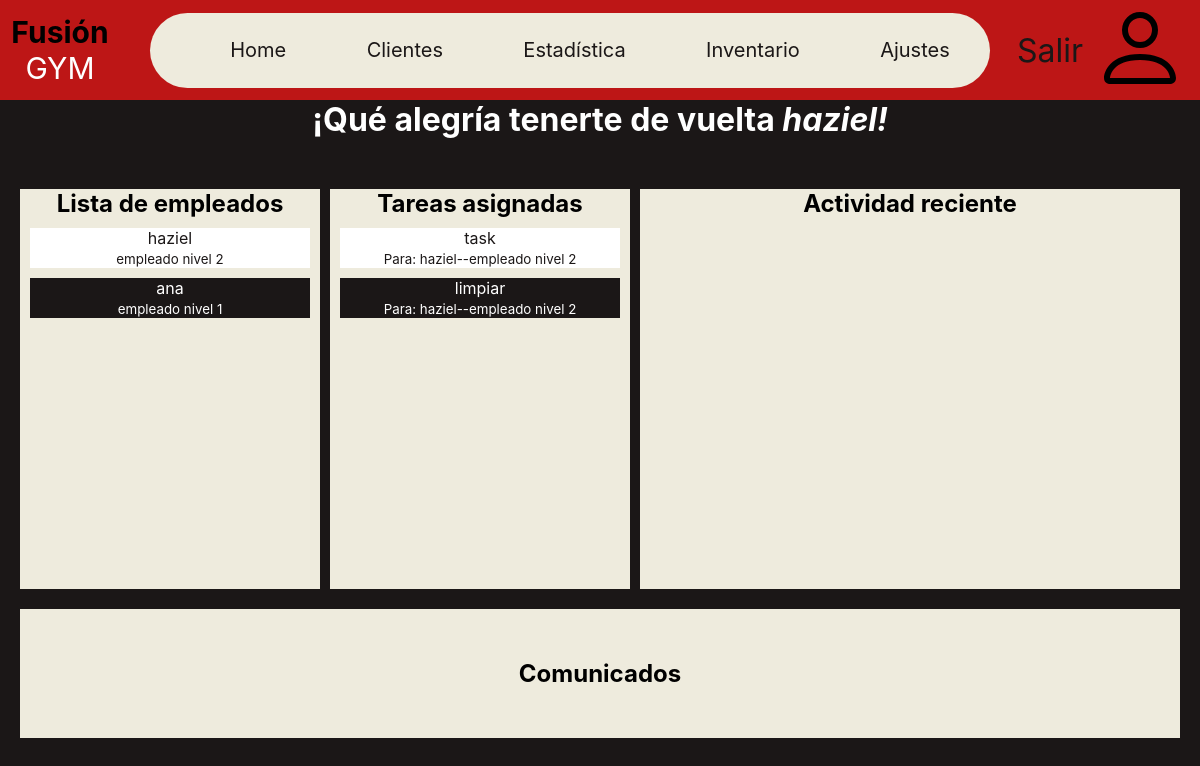
Before: /personal (signed in) with the older database file.
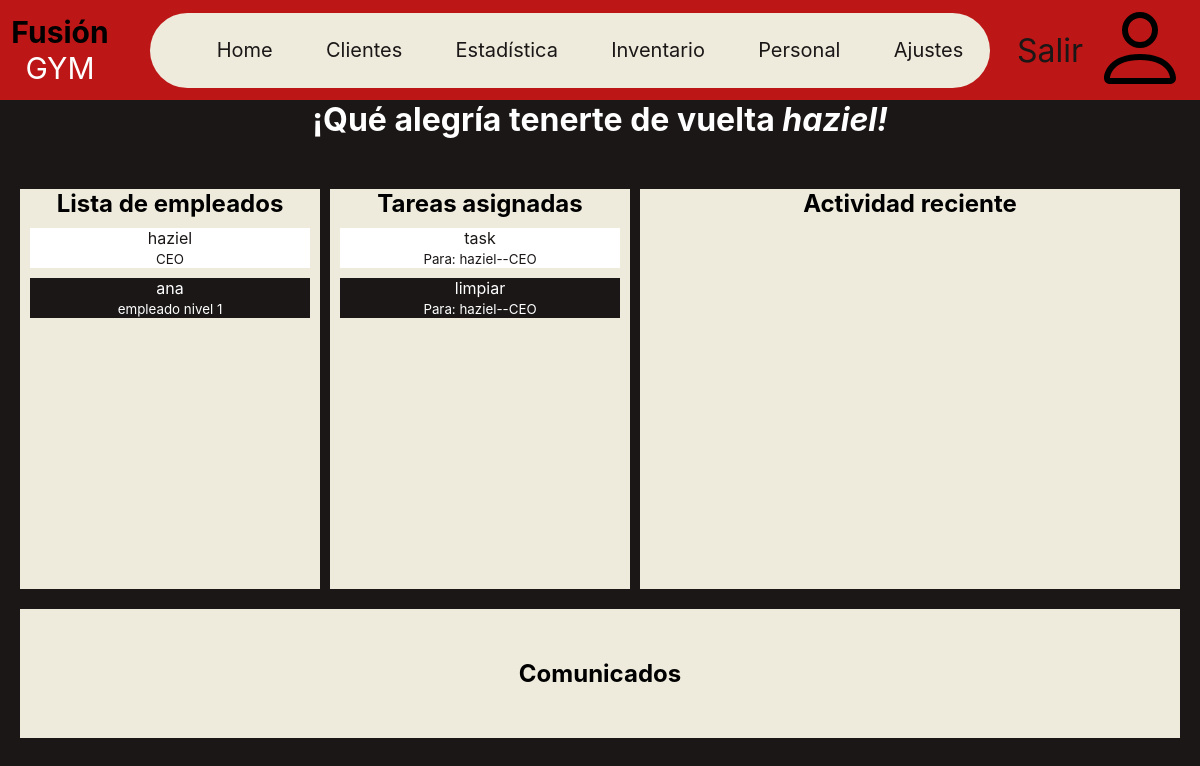
After: the same page with the newer database file.
### base/models.py (models this page shows, shortened)
class Staff(AbstractUser):
    username = models.CharField(max_length=200, default="", unique=True)
    RANKS = (
        'CEO', 'segundo al mando',
        'empleado nivel 1', 'empleado nivel 2')
    ranks_readable = tuple(zip(RANKS, RANKS))
    rank = models.CharField(
        max_length=50, choices=ranks_readable, default=RANKS[-1])
    def __str__(self):
        return f'{self.username}--{self.rank}'

class Task(models.Model):
    name = models.CharField(max_length=50)
    description = models.TextField(default='', blank=True)
    assigned_by = models.ForeignKey(
        Staff, on_delete=models.CASCADE, null=True, related_name='assigned_by')
    assigned_to = models.ForeignKey(
        Staff, on_delete=models.CASCADE, null=True, related_name='assigned_to')
    duration = models.TimeField()
    importance_level = ((1, 1), (2, 2), (3, 3))
    importance = models.SmallIntegerField(choices=importance_level, default=2)
    is_complete = models.BooleanField(default=False)

### base/views.py (the view)
# urls.py: path('personal',views.staff_page,name='staff'),
@login_required(login_url='login-page')
def staff_page(req):
    users = Staff.objects.all()
    now = str(datetime.now())
    morning = f"{now.split(' ')[0]} 00:00:00"
    activity = Activity.objects.filter(date__range=[morning,now])
    tasks = Task.objects.all()
    dispatches = Dispatches.objects.all()
    context = {'title': 'Perfil', 'staff': users,
    'activity':activity, 'tasks':tasks, 'dispatches':dispatches}
    return render(req, 'base/staff.html', context)

### base/templates/base/staff.html (shortened to what this page needs)
{% extends 'main.html' %}
{% load static %}
{% block content %}
<link rel="stylesheet" href="{% static 'styles/staff.css' %}">
{% include 'menu.html' %}
<h1 class="welcome-name">
    ¡Qué alegría tenerte de vuelta <i>{{request.user.username}}!</i>
</h1>
<main>
    <article class="profile-content">
        <h2>Lista de empleados</h2>
        {% for user in staff %}
        <section class="card user-card">
                <p>{{user.username}}</p>
                <small>{{user.rank}}</small>
        </section>
        {% endfor %}
    </article>
    <article class="profile-content">
        <h2>Tareas asignadas</h2>
        {% for task in tasks %}
        <section class="card task-card">
                <p>{{task.name}}</p>
                <small>Para: {{task.assigned_to}}</small>
        </section>
        {% endfor %}
    </article>
    <article class="profile-content">
        <h2>Actividad reciente</h2>
    </article>
    <footer class="profile-content dispatches">
        <h2>Comunicados</h2>
    </footer>
</main>
{% endblock content %}

### templates/main.html (shortened to what this page needs)
{% load static %}
<!DOCTYPE html>
<html lang="en">
<head>
    <link rel="stylesheet" href="{% static 'styles/main.css' %}">
</head>
<body>
    {% block content %}
    {% endblock content %}
</body>
</html>

### templates/menu.html
{% load static %}
<div class="menu">
  {% include 'logo.html' %}
  <ul class="menu-bar">
    <li><a href="{% url 'home' %}">Home</a></li>
    <li>
     <a href="#">Clientes</a>
    </li>
    <li>
    <a href="#">Estadística</a>
    </li>
    <li><a href="#">Inventario</a></li>
    {% if request.user.rank == 'CEO' or request.user.rank == 'segundo al mando' %}
    <li>
      <a href="{% url 'staff'%}">Personal</a>
    </li>
    {% endif %}
    <li><a href="#">Ajustes</a></li>
  </ul>
  <a href="{% url 'logout' %}" id="logout_a">Salir</a>
   <a href="#"><img src="{% static 'icons/person.svg' %}" alt="user" /> </a>
</div>

### templates/logo.html
{% load static %}
<link rel="stylesheet" href="{% static 'styles/logo.css' %}">
<div class="logo">
        <span id="fusion-span">Fusión</span> <span id="gym-span">GYM</span>
</div>

### static/styles/main.css (style rules this page uses)
body { box-sizing: border-box; background-color: #1b1717; font-family: 'inter'; overflow-x: hidden; }
*, *::after, *::before { box-sizing: inherit; margin: 0; }
.welcome-name { text-align: center; color: #fff; }
.menu { position: sticky; top: 0; font-size: 20px; background-color: #bd1616; height: 100px; display: grid; grid-template-columns: 10vw 75vw 5vw 10vw; grid-template-rows: 100px; justify-items: center; align-items: center; }
.menu a { text-decoration: none; color:#1b1717; }
#logout_a { font-size: 2rem; }
.menu img { width:8vw; }
.menu-bar { background-color: #eeebdd; height: 75%; width: 70vw; border-radius: 44px; list-style: none; display: flex; justify-content: space-around; flex-wrap: wrap; align-items: center; }

### static/styles/staff.css (style rules this page uses)
main { display: grid; margin: 50px 20px 0 ; grid-template-columns: 25vw 25vw auto; grid-template-rows: 50vh auto; grid-column-gap:10px; grid-row-gap:20px; text-align: center; }
.profile-content { background-color: #EEEBDD; overflow-y: scroll; }
footer { grid-column-start:span 3; padding: 50px; }
.card { margin:10px; background-color: #1B1717; color: #FFF; }
.card:nth-child(even) { background-color: #FFF; color:#1B1717; }

### static/styles/logo.css (style rules this page uses)
.logo { margin-left:50%; margin-right:50%; font-size:30px; text-align:center; user-select: none; }
#fusion-span { font-weight: bold; }
#gym-span { color:white; }

Changed rows visible on the page:
changed Staff "haziel": rank "empleado nivel 2" → "CEO"
changed through a linked row, Task "task": assigned_to "haziel--empleado nivel 2" → "haziel--CEO"
changed through a linked row, Task "limpiar": assigned_to "haziel--empleado nivel 2" → "haziel--CEO"
Other visible differences:
text now shown: "Personal"
